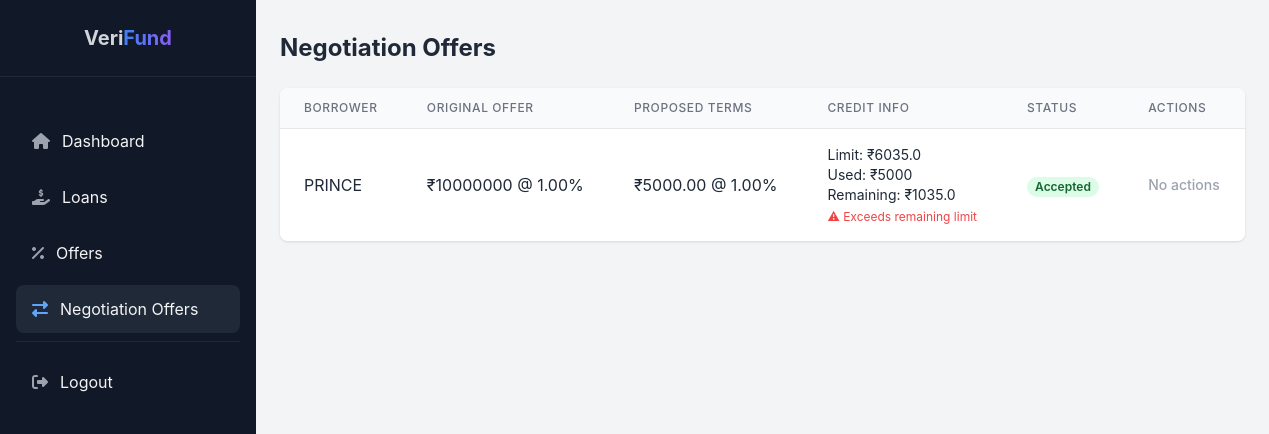
Page /negotiation_offer/ (signed in) on the committed database.
### loans/models.py (models this page shows, shortened)
class Negotiation(models.Model):
    STATUS_CHOICES = [
        ('pending', 'Pending'),
        ('accepted', 'Accepted'),
        ('rejected', 'Rejected'),
        ('countered', 'Counter Offered'),
    ]
    borrower = models.ForeignKey(User, on_delete=models.CASCADE, related_name='borrower_negotiations')
    lender = models.ForeignKey(User, on_delete=models.CASCADE, related_name='lender_negotiations')
    original_offer = models.ForeignKey(LoanOffer, on_delete=models.CASCADE)
    proposed_amount = models.DecimalField(max_digits=12, decimal_places=2)
    proposed_interest_rate = models.DecimalField(max_digits=5, decimal_places=2)
    proposed_duration_months = models.IntegerField()
    status = models.CharField(max_length=10, choices=STATUS_CHOICES, default='pending')
    lender_note = models.TextField(blank=True, null=True)
    created_at = models.DateTimeField(auto_now_add=True)
    updated_at = models.DateTimeField(auto_now=True)
    class Meta:
        ordering = ['-updated_at']

class LoanOffer(models.Model):
    lender = models.ForeignKey(User, on_delete=models.CASCADE)
    amount = models.PositiveIntegerField()
    interest_rate = models.DecimalField(max_digits=5, decimal_places=2)
    duration_months = models.PositiveIntegerField()
    borrower = models.CharField(max_length=100, blank=True, null=True)
    created_at = models.DateTimeField(auto_now_add=True)

class LendingMLData(models.Model):
    user = models.OneToOneField(User, on_delete=models.CASCADE)
    encoded_input = models.JSONField()  # store inputs used in model prediction
    model_score = models.FloatField()  # model's predicted score or output
    created_at = models.DateTimeField(auto_now_add=True)

### loans/views.py (the view)
    @login_required
    def _wrapped_view(request, *args, **kwargs):
        if not check_profile_completion(request.user):
            messages.warning(request, "Please complete your profile to access this page.")
            return redirect('update_profile')
        return view_func(request, *args, **kwargs)

### loans/templatetags/custom_filters.py (called while the page is built)
@register.filter
def get_item(dictionary, key):
    return dictionary.get(key)

### loans/views.py (called while the page is built)
def check_profile_completion(user):
    try:
        profile = user.userprofile
    except UserProfile.DoesNotExist:
        return False
    required_fields_filled = all([
        bool(profile.gender),
        bool(profile.married),
        bool(profile.education),
        bool(profile.self_employed),
        profile.income is not None,
        bool(profile.phone_number),
        bool(profile.name),
        profile.pan == 'Yes',
    ])
    return required_fields_filled

def profile_completion_required(view_func):
    @login_required
    def _wrapped_view(request, *args, **kwargs):
        if not check_profile_completion(request.user):
            messages.warning(request, "Please complete your profile to access this page.")
            return redirect('update_profile')
        return view_func(request, *args, **kwargs)
    return _wrapped_view

### templates/negotiation_offer.html (shortened to what this page needs)
{% load custom_filters %}
<!DOCTYPE html>
<html lang="en">
<head>
    <script src="https://cdn.tailwindcss.com"></script>
    <link href="https://cdnjs.cloudflare.com/ajax/libs/font-awesome/6.4.0/css/all.min.css" rel="stylesheet">
</head>
<body class="bg-gray-100 text-gray-800 flex">
    {% load custom_filters %}
    <div class="w-64 bg-gray-900 text-gray-100 h-screen fixed sidebar">
        <div class="text-center py-6 px-4 border-b border-gray-800">
            <a href="/"><span class="text-xl font-bold text-gray-300">Veri<span class="gradient-text">Fund</span></span></a>
        </div>
        <ul class="space-y-2 mt-6 p-4">
            <li>
                <a href="/lender_dashboard" class="flex items-center px-4 py-3 rounded-lg sidebar-link transition-colors">
                    <i class="fas fa-home mr-3 text-gray-400"></i> Dashboard
                </a>
            </li>
            <li>
                <a href="#" class="flex items-center px-4 py-3 rounded-lg sidebar-link transition-colors">
                    <i class="fas fa-hand-holding-usd mr-3 text-gray-400"></i> Loans
                </a>
            </li>
            <li>
                <a href="#" class="flex items-center px-4 py-3 rounded-lg sidebar-link transition-colors">
                    <i class="fas fa-percentage mr-3 text-gray-400"></i> Offers
                </a>
            </li>
            <li>
                <a href="#" class="flex items-center px-4 py-3 rounded-lg sidebar-link bg-gray-800 transition-colors">
                    <i class="fas fa-exchange-alt mr-3 text-blue-400"></i> Negotiation Offers
                </a>
            </li>
            <li class="mt-8 border-t border-gray-800 pt-4">
                <a href="/logout" class="flex items-center px-4 py-3 rounded-lg sidebar-link transition-colors">
                    <i class="fas fa-sign-out-alt mr-3 text-gray-400"></i> Logout
                </a>
            </li>
        </ul>
    </div>
    <div class="flex-1 ml-64">
        <div class="container mx-auto px-6 py-8">
            <h1 class="text-2xl font-bold mb-6">Negotiation Offers</h1>
            <div class="bg-white rounded-lg shadow overflow-hidden">
                <table class="min-w-full divide-y divide-gray-200">
                    <thead class="bg-gray-50">
                        <tr>
                            <th class="px-6 py-3 text-left text-xs font-medium text-gray-500 uppercase tracking-wider">Borrower</th>
                            <th class="px-6 py-3 text-left text-xs font-medium text-gray-500 uppercase tracking-wider">Original Offer</th>
                            <th class="px-6 py-3 text-left text-xs font-medium text-gray-500 uppercase tracking-wider">Proposed Terms</th>
                            <th class="px-6 py-3 text-left text-xs font-medium text-gray-500 uppercase tracking-wider">Credit Info</th>
                            <th class="px-6 py-3 text-left text-xs font-medium text-gray-500 uppercase tracking-wider">Status</th>
                            <th class="px-6 py-3 text-left text-xs font-medium text-gray-500 uppercase tracking-wider">Actions</th>
                        </tr>
                    </thead>
                    <tbody class="bg-white divide-y divide-gray-200">
                        {% for negotiation in negotiations %}
                        <tr class="hover:bg-gray-50">
                            <td class="px-6 py-4 whitespace-nowrap">
                                {{ negotiation.borrower.username }}
                            </td>
                            <td class="px-6 py-4 whitespace-nowrap">
                                ₹{{ negotiation.original_offer.amount }} @ {{ negotiation.original_offer.interest_rate }}%
                            </td>
                            <td class="px-6 py-4 whitespace-nowrap">
                                ₹{{ negotiation.proposed_amount }} @ {{ negotiation.proposed_interest_rate }}%
                            </td>
                            <td class="px-6 py-4 whitespace-nowrap">
                                {% with negotiation.borrower.id as borrower_id %}
                                    {% with borrower_info|get_item:borrower_id as info %}
                                    <div class="text-sm">
                                        <div>Limit: ₹{{ info.credit_limit }}</div>
                                        <div>Used: ₹{{ info.total_loans }}</div>
                                        <div>Remaining: ₹{{ info.remaining_limit }}</div>
                                        {% if negotiation.proposed_amount > info.remaining_limit %}
                                            <div class="text-red-500 text-xs mt-1">⚠ Exceeds remaining limit</div>
                                        {% endif %}
                                    </div>
                                    {% endwith %}
                                {% endwith %}
                            </td>
                            <td class="px-6 py-4 whitespace-nowrap">
                                <span class="px-2 inline-flex text-xs leading-5 font-semibold rounded-full status-badge
                                    {% if negotiation.status == 'accepted' %}bg-green-100 text-green-800
                                    {% elif negotiation.status == 'rejected' %}bg-red-100 text-red-800
                                    {% elif negotiation.status == 'countered' %}bg-blue-100 text-blue-800
                                    {% else %}bg-yellow-100 text-yellow-800{% endif %}">
                                    {{ negotiation.get_status_display }}
                                </span>
                            </td>
                            <td class="px-6 py-4 whitespace-nowrap text-sm font-medium">
                                {% if negotiation.status == 'pending' %}
                                <form method="post" class="flex space-x-2">
                                    {% csrf_token %}
                                    <input type="hidden" name="negotiation_id" value="{{ negotiation.id }}">
                                    <button name="action" value="accept"
                                        class="px-3 py-1 bg-green-500 text-white rounded text-sm hover:bg-green-600 transition-colors">
                                        Accept
                                    </button>
                                    <button name="action" value="reject"
                                        class="px-3 py-1 bg-red-500 text-white rounded text-sm hover:bg-red-600 transition-colors">
                                        Reject
                                    </button>
                                </form>
                                {% elif negotiation.status == 'countered' %}
                                <button class="text-blue-600 hover:text-blue-800 text-sm"
                                    onclick="viewCounterOffer({{ negotiation.id }})">
                                    View Counter
                                </button>
                                {% else %}
                                <span class="text-gray-400 text-sm">No actions</span>
                                {% endif %}
                            </td>
                        </tr>
                        {% empty %}
                        <tr>
                            <td colspan="6" class="px-6 py-4 text-center text-gray-500">
                                No negotiation offers available
                            </td>
                        </tr>
                        {% endfor %}
                    </tbody>
                </table>
            </div>
        </div>
    </div>
</body>
</html>

### templates/negotiation_offer.html (style rules this page uses)
.gradient-text { background: linear-gradient(90deg, #3b82f6, #8b5cf6); -webkit-background-clip: text; background-clip: text; color: transparent; }
body { font-family: 'Inter', sans-serif; }
.sidebar { transition: all 0.3s ease; }
.status-badge { transition: all 0.2s ease; }

### rows in the picture
Negotiation: borrower.username "PRINCE", original_offer.amount "10000000", original_offer.interest_rate "1.00", proposed_amount "5000.00", proposed_interest_rate "1.00", total_loans "5000", remaining_limit "1035.0", shows "⚠ Exceeds remaining limit", status "Accepted", shows "No actions"
LendingMLData: credit_limit "6035.0"
